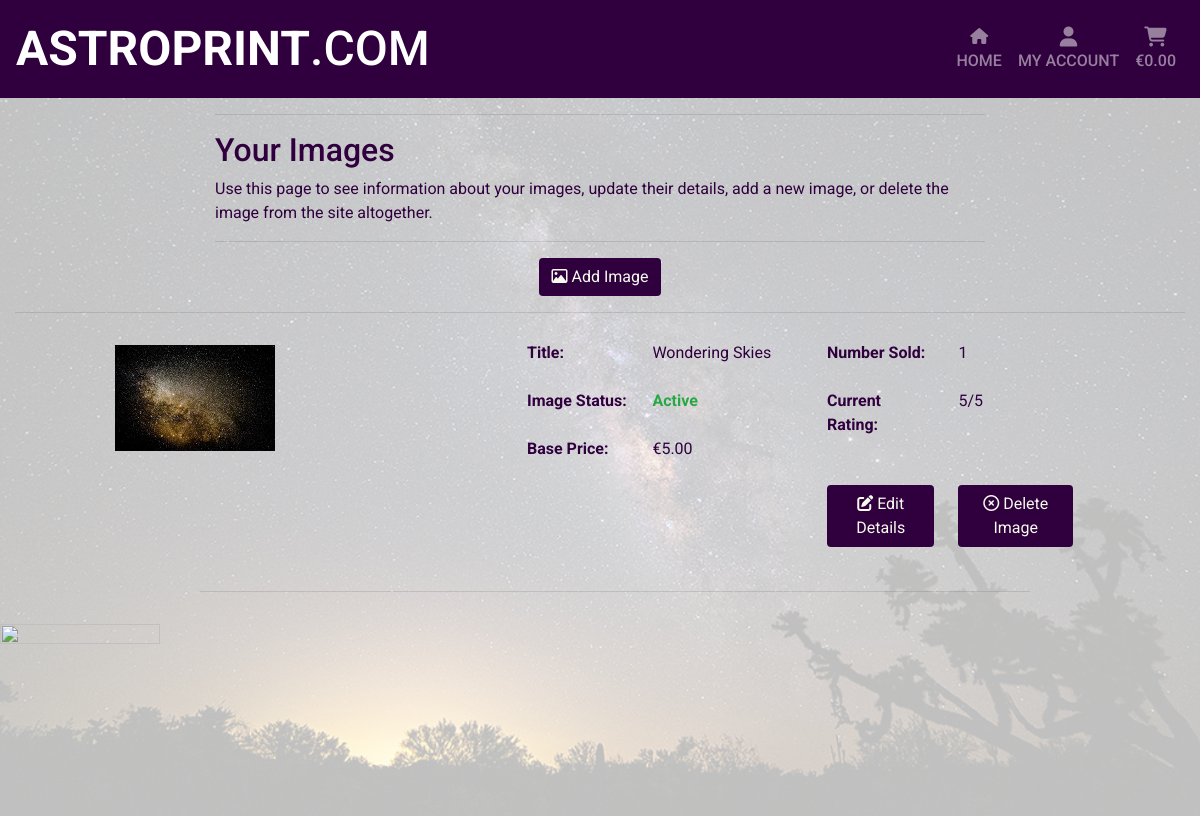
The page /seller_upload/user_images/ (signed in) on the database as committed earlier.
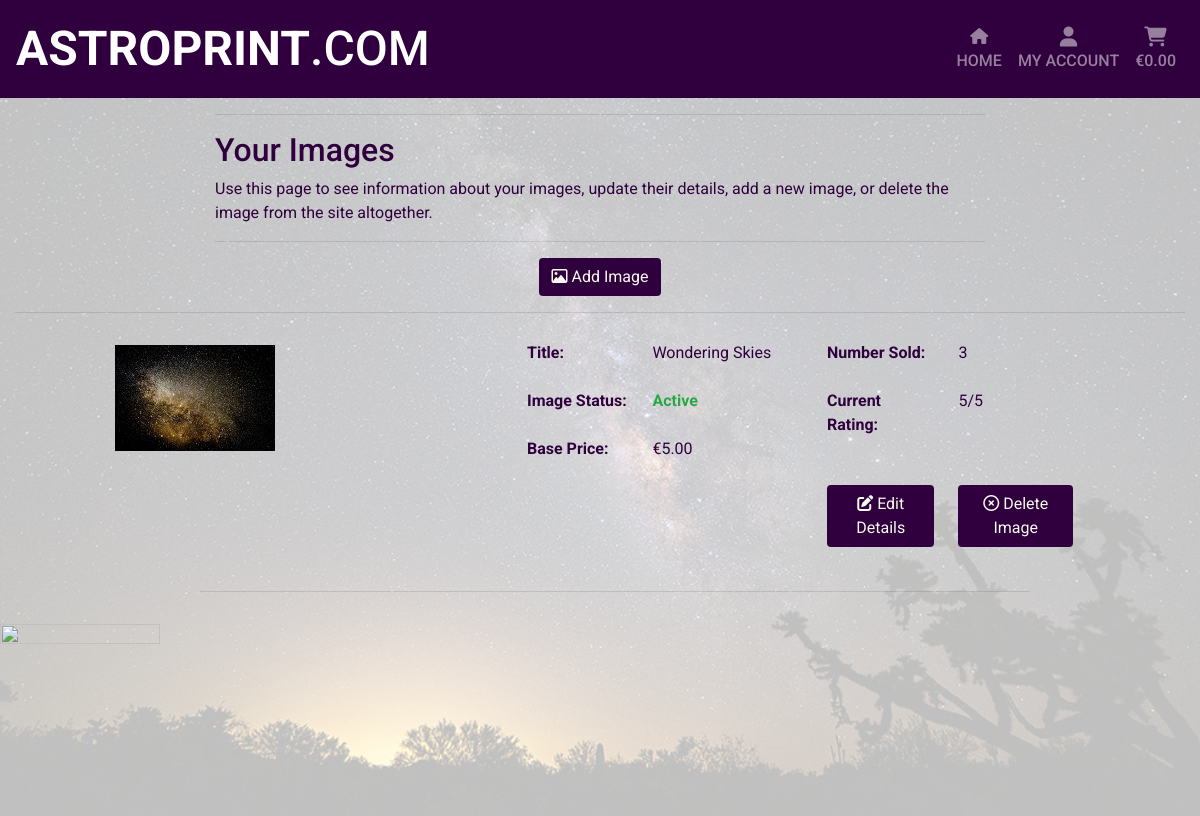
The same page on the database as committed later.
### images/models.py (models this page shows, shortened)
class Image(models.Model):
    prev_img = models.ImageField(verbose_name='', upload_to='user_images/')
    tmnl_img = models.ImageField(verbose_name='', upload_to='user_images/')
    img_title = models.CharField(max_length=75, null=False, blank=False)
    img_taken = models.DateField(null=True, blank=True)
    base_price = models.DecimalField(max_digits=6, decimal_places=2)
    user_id = models.ForeignKey(User, to_field='id', on_delete=models.CASCADE)
    img_status = models.BooleanField(default=False)
    vol_sold = models.IntegerField(default=0)
    img_rating = models.IntegerField(null=False, blank=False, default=0)
    img_data_id = models.ForeignKey(
        'Image_Data', to_field='id', on_delete=models.SET_NULL,
        null=True, blank=True
    )
    date_added = models.DateTimeField(auto_now_add=True)
    last_updated = models.DateTimeField(auto_now=True)

### seller_upload/views.py (the view)
# urls.py: path('user_images/', views.all_user_images, name='all_user_images'),
def all_user_images(request):
    uname = request.user
    query = Q(user_id__username=uname)
    images = Image.objects.filter(query).order_by('-img_rating', '-vol_sold')
    context = {
        'images': images,
    }
    return render(request, 'seller_upload/seller_show_images.html', context)

### shopping_bag/contexts.py (called while the page is built, shortened)
def bag_contents(request):
    bag_images = []
    total = 0
    prod_count = 0
    bag = request.session.get('bag', {})
    context = {
        'bag_images': bag_images,
        'total': total,
        'prod_count': prod_count,
    }
    return context

### seller_upload/templates/seller_upload/seller_show_images.html (shortened to what the changed rows need)
{% extends 'base.html' %}
{% load static %}
{% block content %}
    <div class="container-fluid">
        <div class="row">
            {% if request.user.is_superuser %}
                <div class="col-12 col-lg-8 offset-lg-2 text-center">
                    <hr>
                    <h2>Site Images</h2>
                    <p>
                        All Images currently on the site.
                    </p>
                    <hr>
                </div>
            {% else %}
                <div class="col-12 col-lg-8 offset-lg-2">
                    <h2>Your Images</h2>
                </div>
            {% endif %}
        </div>
        <div class="row">
            {% if not request.user.is_superuser %}
                <div class="col text-center">
                </div>
            {% endif %}
        </div>
        {% for image in images %}
            <div class="row">
                <div class="col-12 col-md-4 offset-md-1">
                    <img class="img-fluid mt-3" src="{{ image.tmnl_img.url }}" width="160" height="106">
                </div>
                <div class="col-12 col-md-3">
                    <table class="table table-borderless table-text">
                        <tr>
                            <th>Title: </th>
                            <td>{{ image.img_title }}</td>
                        </tr>
                        <tr>
                            <th>Image Status: </th>
                            {% if image.img_status == False %}
                                <td class="text-danger"><strong>Not Active</strong></td>
                            {% else %}
                                <td class="text-success"><strong>Active</strong></td>
                            {% endif %}
                        </tr>
                        <tr>
                            <th>Base Price: </th>
                            <td>€{{ image.base_price }}</td>
                        </tr>
                    </table>
                </div>
                <div class="col-12 col-md-3">
                    <table class="table table-borderless table-text">
                        <tr>
                            <th>Number Sold: </th>
                            <td>{{ image.vol_sold }}</td>
                        </tr>
                        <tr>
                            <th>Current Rating: </th>
                            <td>{{ image.img_rating }}/5</td>
                        </tr>
                        <tr><th></th></tr>
                        <tr>
                            <td>
                                <div class="submit-button text-right">
                                    <a href="{% url 'edit_image_details' image.id %}" class="btn btn-site">
                                        <span class="icon">
                                            <i class="fas fa-edit"></i>
                                        </span>
                                        <span>Edit Details</span>
                                    </a>
                                </div>
                            </td>
                            <td>
                                <div class="submit-button text-right">
                                    <a href="{% url 'delete_image' image.id %}" class="btn btn-site">
                                        <span class="icon">
                                            <i class="far fa-times-circle"></i>
                                        </span>
                                        <span>Delete Image</span>
                                    </a>
                                </div>
                            </td>
                        </tr>
                    </table>
                </div>
            </div>
            <hr class="col-10 offset-1 col-md-8 offset-md-2">
        {% endfor %}
        <img class="img-fluid mt-3" src="{{ image.tmnl_img.url }}" width="160" height="106">
{% endblock %}

Rows that differ between the two databases and show on the page:
changed Image "Wondering Skies": vol_sold "1" → "3"
